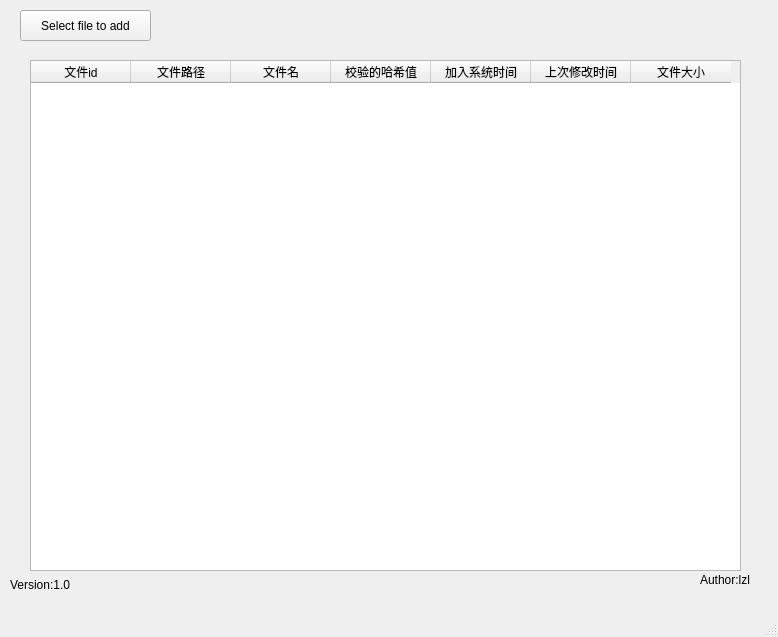
<?xml version="1.0" encoding="UTF-8"?>
<ui version="4.0">
 <class>SM3_MainWindow</class>
 <widget class="QMainWindow" name="SM3_MainWindow">
  <property name="geometry">
   <rect>
    <x>0</x>
    <y>0</y>
    <width>778</width>
    <height>637</height>
   </rect>
  </property>
  <property name="contextMenuPolicy">
   <enum>Qt::CustomContextMenu</enum>
  </property>
  <property name="windowTitle">
   <string>SM3_MainWindow</string>
  </property>
  <widget class="QWidget" name="centralwidget">
   <widget class="QPushButton" name="select_file_but">
    <property name="geometry">
     <rect>
      <x>20</x>
      <y>10</y>
      <width>131</width>
      <height>31</height>
     </rect>
    </property>
    <property name="text">
     <string>Select file to add</string>
    </property>
   </widget>
   <widget class="QLabel" name="version_lab">
    <property name="geometry">
     <rect>
      <x>10</x>
      <y>569</y>
      <width>71</width>
      <height>31</height>
     </rect>
    </property>
    <property name="text">
     <string>Version:1.0</string>
    </property>
   </widget>
   <widget class="QLabel" name="author_lab">
    <property name="geometry">
     <rect>
      <x>700</x>
      <y>570</y>
      <width>61</width>
      <height>20</height>
     </rect>
    </property>
    <property name="text">
     <string>Author:lzl</string>
    </property>
   </widget>
   <widget class="QTableWidget" name="system_table">
    <property name="geometry">
     <rect>
      <x>30</x>
      <y>60</y>
      <width>711</width>
      <height>511</height>
     </rect>
    </property>
    <attribute name="horizontalHeaderVisible">
     <bool>true</bool>
    </attribute>
    <attribute name="verticalHeaderVisible">
     <bool>false</bool>
    </attribute>
    <column>
     <property name="text">
      <string>文件id</string>
     </property>
    </column>
    <column>
     <property name="text">
      <string>文件路径</string>
     </property>
    </column>
    <column>
     <property name="text">
      <string>文件名</string>
     </property>
    </column>
    <column>
     <property name="text">
      <string>校验的哈希值</string>
     </property>
    </column>
    <column>
     <property name="text">
      <string>加入系统时间</string>
     </property>
    </column>
    <column>
     <property name="text">
      <string>上次修改时间</string>
     </property>
    </column>
    <column>
     <property name="text">
      <string>文件大小</string>
     </property>
    </column>
   </widget>
  </widget>
  <widget class="QMenuBar" name="menubar">
   <property name="geometry">
    <rect>
     <x>0</x>
     <y>0</y>
     <width>778</width>
     <height>23</height>
    </rect>
   </property>
  </widget>
  <widget class="QStatusBar" name="statusbar"/>
 </widget>
 <resources/>
 <connections/>
</ui>
